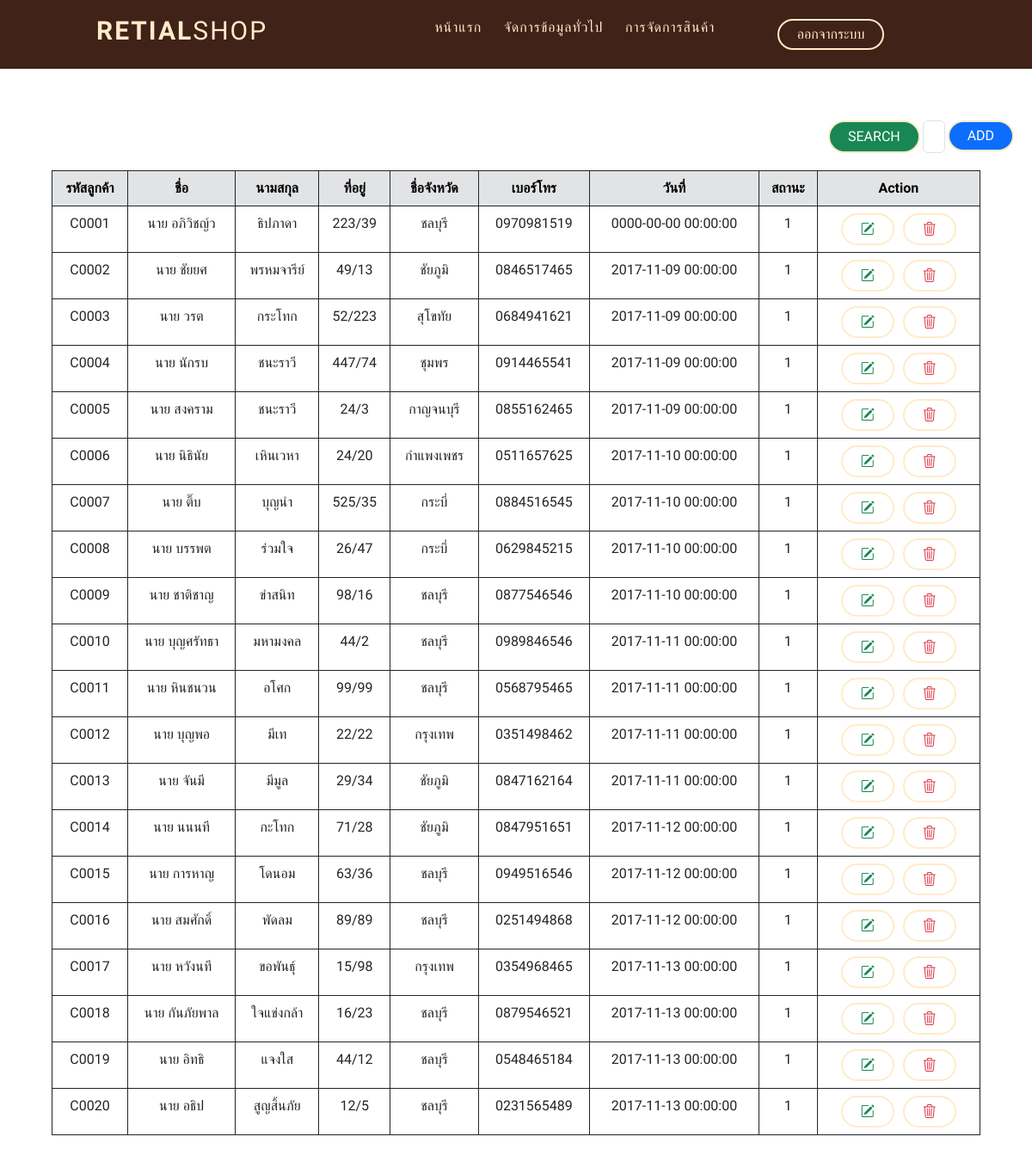
Screenshot of /page/customer.php (signed in) with the database file from the repository.
### tables this page shows
CREATE TABLE `customer` (
  `Cust_id` varchar(5) NOT NULL,
  `Cust_name` varchar(50) NOT NULL,
  `Cust_lastName` varchar(50) DEFAULT NULL,
  `Cust_address` varchar(100) DEFAULT NULL,
  `Province_id` int(11) DEFAULT NULL,
  `Cust_tel` varchar(20) NOT NULL,
  `Admit_date` datetime NOT NULL,
  `Cust_status` int(11) NOT NULL
);

CREATE TABLE `province` (
  `Province_id` int(11) NOT NULL,
  `Country_id` int(11) DEFAULT NULL,
  `Province_group_id` int(11) DEFAULT NULL,
  `Province_name` varchar(50) NOT NULL,
  `Province_sorting` tinyint(4) DEFAULT NULL
);

### page/customer.php (the view, shortened to what this page needs)
<!DOCTYPE html>
<html lang="en">
<?php
include_once "../controller/customer.php";
?>
<head>
  <link href="https://cdn.jsdelivr.net/npm/bootstrap@5.3.0/dist/css/bootstrap.min.css" rel="stylesheet">
  <link rel="stylesheet" href="https://cdn.jsdelivr.net/npm/bootstrap-icons@1.10.3/font/bootstrap-icons.css">
  <link rel="stylesheet" href="../style/customer.css">
</head>
<body>
  <header>
    <div class="container">
      <div class="logo-container">
        <h3 class="logo">Retial<span>Shop</span></h3>
      </div>
      <div class="nav-btn">
        <div class="nav-links">
          <ul>
            <li class="nav-link" style="--i: .6s">
              <a href="home.php">หน้าแรก</a>
            </li>
            <li class="nav-link" style="--i: .85s">
              <a href="#">จัดการข้อมูลทั่วไป</a>
            </li>
            <li class="nav-link" style="--i: 1.1s">
              <a href="#">การจัดการสินค้า<i class="fas fa-caret-down"></i></a>
            </li>
          </ul>
        </div>
        <div class="log-out" style="--i: 1.8s">
          <a href="login.php" class="btn transparent">ออกจากระบบ</a>
        </div>
      </div>
    </div>
  </header>
  <div class="container-table">
    <div class="d-flex">
      <button class="btn btn-success" onclick="Search()">Search</button>
      <input type="text" class="form-control" id="Search" name="Search">
      <form action="<?php echo $_SERVER['PHP_SELF'] ?>" method="post">
        <div class="add">
          <button type="button" class="btn btn-primary" data-bs-toggle="modal" data-bs-target="#exampleModal" data-bs-whatever="@fat">Add</button>
        </div>
    </div>
    <table class="table  table-bordered border-dark table-hover">
      <thead class="table-secondary  table-bordered border-dark text-black">
        <tr>
          <th scope="col">รหัสลูกค้า</th>
          <th scope="col">ชื่อ</th>
          <th scope="col">นามสกุล</th>
          <th scope="col">ที่อยู่</th>
          <th scope="col">ชื่อจังหวัด</th>
          <th scope="col">เบอร์โทร</th>
          <th scope="col">วันที่</th>
          <th scope="col">สถานะ</th>
          <th scope="col">Action</th>
        </tr>
      </thead>
      <tbody>
        <?php
        if (isset($_GET['ID'])) {
          $Search_id = $_GET['ID'];
          $sql = "SELECT * FROM customer inner join province on customer.province_id=province.province_id WHERE cust_id LIKE '%$Search_id%'";
        } else {
          $sql = "SELECT * FROM customer inner join province on customer.province_id=province.province_id";
        }
        $query = $conn->query($sql);
        while ($row = mysqli_fetch_array($query)) {
        ?>
          <tr>
            <td><?php echo $row['Cust_id']; ?></td>
            <td><?php echo $row['Cust_name']; ?></td>
            <td><?php echo $row['Cust_lastName']; ?></td>
            <td><?php echo $row['Cust_address']; ?></td>
            <td><?php echo $row['Province_name']; ?></td>
            <td><?php echo $row['Cust_tel']; ?></td>
            <td><?php echo $row['Admit_date']; ?></td>
            <td><?php echo $row['Cust_status']; ?></td>
            <td>
              <button type="button" class="btn btn-outline-success" data-bs-toggle="modal" data-bs-target="#select_<?php echo $row['Cust_id']; ?>" data-bs-whatever="@fat"><i class="bi bi-pencil-square" name="select_<?php echo $row['Cust_id']; ?>"></i></button>
                          <?php
                          $sql_previous = "SELECT * FROM customer inner join province on customer.province_id=province.province_id";
                          $query_previous = $conn->query($sql_previous);
                          ?>
              <button type="button" class="btn btn-outline-danger" name="DEL_<?php echo $row['Cust_id']; ?>" data-bs-toggle="modal" data-bs-target="#DEL_<?php echo $row['Cust_id']; ?>">
                <i class="bi bi-trash3"></i>
              </button>
            </td>
          <?php } ?>
          </tr>
      </tbody>
    </table>
  </div>
</body>
</html>

### style/customer.css (style rules this page uses)
* { margin: 0; padding: 0; box-sizing: border-box; font-family: 'K2D', sans-serif; }
ul { list-style: none; }
a { text-decoration: none; }
header { position: sticky; top: 0px; background-color: #402218; width: 100%; z-index: 1000; }
.container-table { margin-top: 60px; margin-left: 60px; margin-right: 60px; text-align: center; }
.container { max-width: 65rem; padding: 0 2rem; margin: 0 auto; display: flex; position: relative; }
.d-flex { margin-left: 900px; max-width: 500px; margin-bottom: 20px; margin-top: 30px; }
.logo-container { flex: 1; display: flex; align-items: center; }
.nav-btn { flex: 3; display: flex; }
.nav-links { flex: 2; }
.log-out { display: flex; justify-content: center; align-items: center; flex: 1; }
.logo { color: #FFEBC9; font-size: 30px; font-weight: 600; letter-spacing: 2px; text-transform: uppercase; line-height: 3rem; }
.logo span { font-weight: 300; }
.btn { display: inline-block; padding: .5rem 1.3rem; font-size: 16px; border: 2px solid #FFEBC9; border-radius: 2rem; line-height: 1; margin: 0 .2rem; transition: .3s; text-transform: uppercase; }
.btn.transparent, .btn.solid:hover { background-color: transparent; color: #FFEBC9; }
.nav-links > ul { display: flex; align-items: center; justify-content: flex-end; }
.nav-link { position: relative; }
.nav-link > a { line-height: 4rem; color: #FFEBC9; padding: 0 .8rem; letter-spacing: 1px; font-size: 16px; display: flex; align-items: center; justify-content: space-between; transition: .5s; }

### rows the page displays
customer: Cust_id "C0001", Cust_name "นาย อภิวิชญ์ว", Cust_lastName "ธิปภาดา", Cust_address "223/39", Province.Province_name "ชลบุรี", Cust_tel "0970981519", Admit_date "0000-00-00 00:00:00", Cust_status "1"
customer: Cust_id "C0002", Cust_name "นาย ชัยยศ", Cust_lastName "พรหมจารีย์", Cust_address "49/13", Province.Province_name "ชัยภูมิ", Cust_tel "0846517465", Admit_date "2017-11-09 00:00:00", Cust_status "1"
customer: Cust_id "C0003", Cust_name "นาย วรต", Cust_lastName "กระโทก", Cust_address "52/223", Province.Province_name "สุโขทัย", Cust_tel "0684941621", Admit_date "2017-11-09 00:00:00", Cust_status "1"
customer: Cust_id "C0004", Cust_name "นาย นักรบ", Cust_lastName "ชนะราวี", Cust_address "447/74", Province.Province_name "ชุมพร", Cust_tel "0914465541", Admit_date "2017-11-09 00:00:00", Cust_status "1"
customer: Cust_id "C0005", Cust_name "นาย สงคราม", Cust_lastName "ชนะราวี", Cust_address "24/3", Province.Province_name "กาญจนบุรี", Cust_tel "0855162465", Admit_date "2017-11-09 00:00:00", Cust_status "1"
customer: Cust_id "C0006", Cust_name "นาย นิธินัย", Cust_lastName "เหินเวหา", Cust_address "24/20", Province.Province_name "กำแพงเพชร", Cust_tel "0511657625", Admit_date "2017-11-10 00:00:00", Cust_status "1"
customer: Cust_id "C0007", Cust_name "นาย ติ๊บ", Cust_lastName "บุญนำ", Cust_address "525/35", Province.Province_name "กระบี่", Cust_tel "0884516545", Admit_date "2017-11-10 00:00:00", Cust_status "1"
customer: Cust_id "C0008", Cust_name "นาย บรรพต", Cust_lastName "ร่วมใจ", Cust_address "26/47", Province.Province_name "กระบี่", Cust_tel "0629845215", Admit_date "2017-11-10 00:00:00", Cust_status "1"
customer: Cust_id "C0009", Cust_name "นาย ชาติชาญ", Cust_lastName "ขำสนิท", Cust_address "98/16", Province.Province_name "ชลบุรี", Cust_tel "0877546546", Admit_date "2017-11-10 00:00:00", Cust_status "1"
customer: Cust_id "C0010", Cust_name "นาย บุญศรัทธา", Cust_lastName "มหามงคล", Cust_address "44/2", Province.Province_name "ชลบุรี", Cust_tel "0989846546", Admit_date "2017-11-11 00:00:00", Cust_status "1"
customer: Cust_id "C0011", Cust_name "นาย หินชนวน", Cust_lastName "อโศก", Cust_address "99/99", Province.Province_name "ชลบุรี", Cust_tel "0568795465", Admit_date "2017-11-11 00:00:00", Cust_status "1"
customer: Cust_id "C0012", Cust_name "นาย บุญพอ", Cust_lastName "มีเท", Cust_address "22/22", Province.Province_name "กรุงเทพ", Cust_tel "0351498462", Admit_date "2017-11-11 00:00:00", Cust_status "1"
customer: Cust_id "C0013", Cust_name "นาย จันมี", Cust_lastName "มีมูล", Cust_address "29/34", Province.Province_name "ชัยภูมิ", Cust_tel "0847162164", Admit_date "2017-11-11 00:00:00", Cust_status "1"
customer: Cust_id "C0014", Cust_name "นาย นนนที", Cust_lastName "กะโทก", Cust_address "71/28", Province.Province_name "ชัยภูมิ", Cust_tel "0847951651", Admit_date "2017-11-12 00:00:00", Cust_status "1"
customer: Cust_id "C0015", Cust_name "นาย การหาญ", Cust_lastName "โดนอม", Cust_address "63/36", Province.Province_name "ชลบุรี", Cust_tel "0949516546", Admit_date "2017-11-12 00:00:00", Cust_status "1"
customer: Cust_id "C0016", Cust_name "นาย สมศักดิ์", Cust_lastName "พัดลม", Cust_address "89/89", Province.Province_name "ชลบุรี", Cust_tel "0251494868", Admit_date "2017-11-12 00:00:00", Cust_status "1"
customer: Cust_id "C0017", Cust_name "นาย หวังนที", Cust_lastName "ขอพันธุ์", Cust_address "15/98", Province.Province_name "กรุงเทพ", Cust_tel "0354968465", Admit_date "2017-11-13 00:00:00", Cust_status "1"
customer: Cust_id "C0018", Cust_name "นาย กันภัยพาล", Cust_lastName "ใจแข่งกล้า", Cust_address "16/23", Province.Province_name "ชลบุรี", Cust_tel "0879546521", Admit_date "2017-11-13 00:00:00", Cust_status "1"
